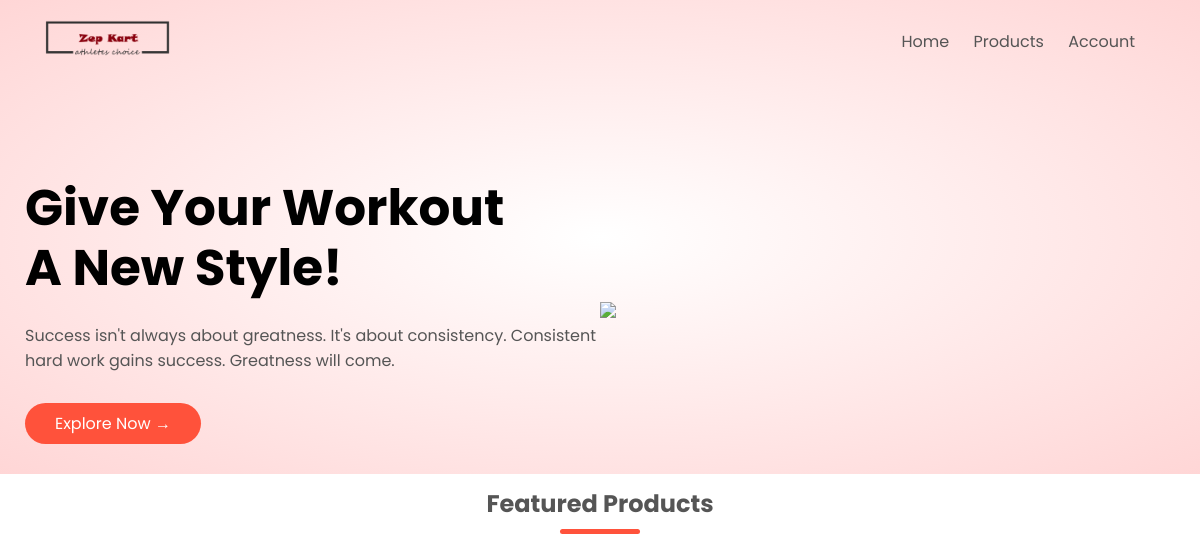
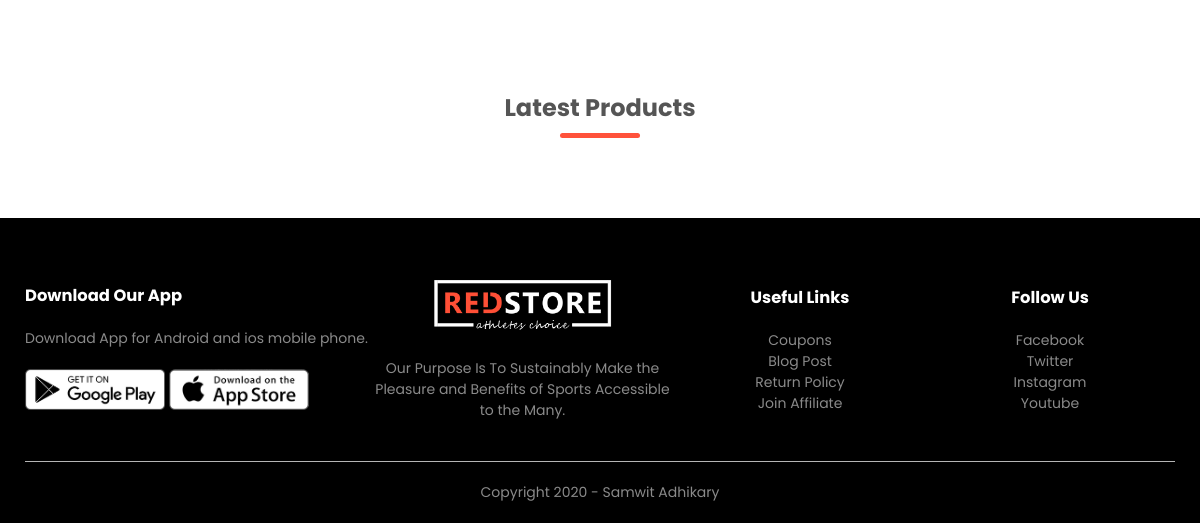
Before: / with the older database file (2 pictures, top to bottom).
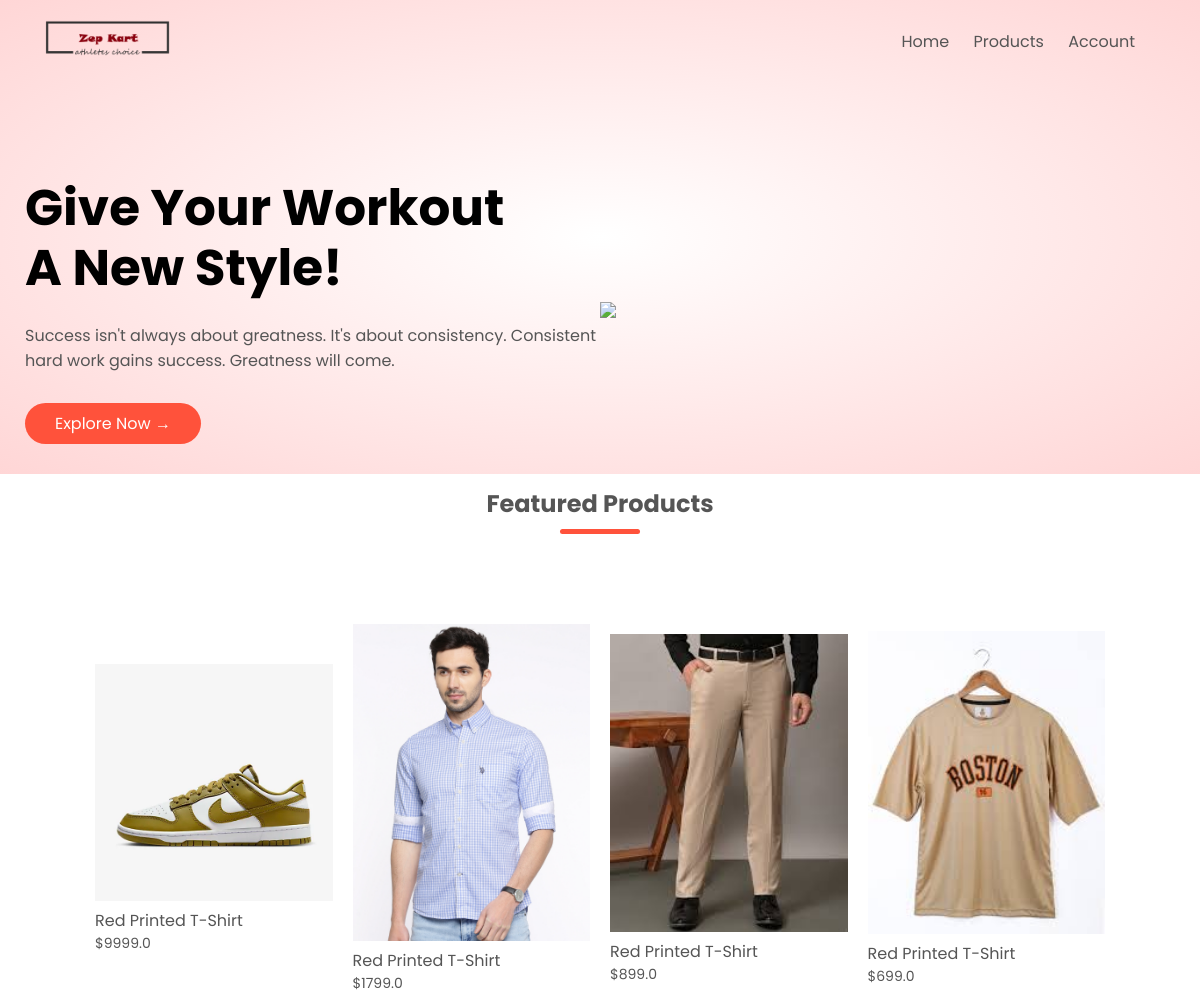
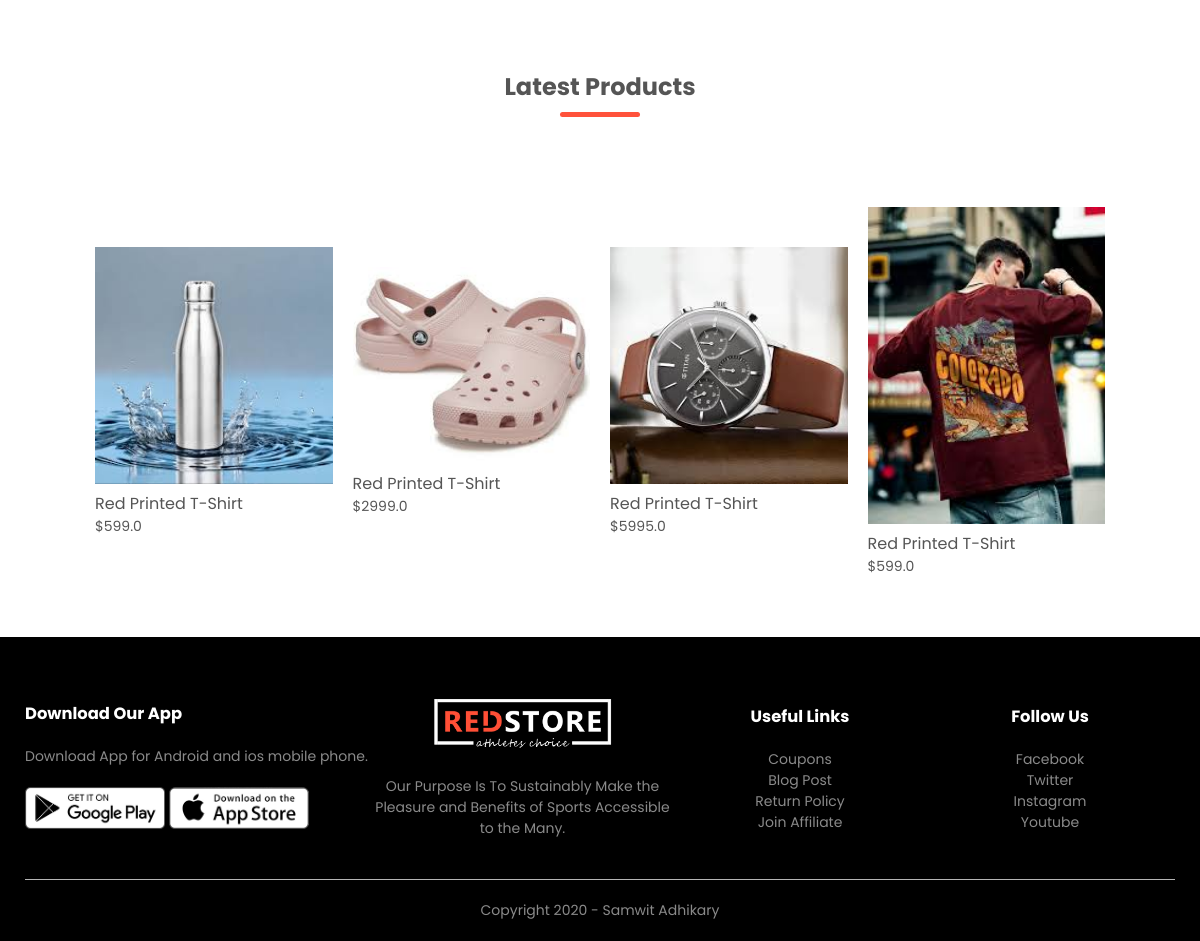
After: the same page with the newer database file (2 pictures, top to bottom).
### products/models.py (models this page shows, shortened)
class Product(models.Model):
    LIVE=1
    DELETE=0
    DELETE_CHOICES=((LIVE,'Live'),(DELETE,'Delete'))
    title=models.CharField(max_length=200)
    price=models.FloatField()
    description=models.TextField()
    image=models.ImageField(upload_to='media/')
    priority=models.IntegerField(default=0)
    delete_status=models.IntegerField(choices=DELETE_CHOICES,default=LIVE)
    created_at=models.DateTimeField(auto_now_add=True)
    updated_at=models.DateTimeField(auto_now_add=True)

### products/views.py (the view)
# urls.py: path('',views.index,name='home'),
def index(request):
    featured_products=Product.objects.order_by('priority')[:4]
    latest_products=Product.objects.order_by('-id')[:4]
    context={
        'featured_products':featured_products,
        'latest_products':latest_products
    }
    return render(request,'index.html',context)

### templates/index.html
{% extends 'blank_layout.html' %}
{% block banner %}
            {% include 'banner_layout.html'%}
{% endblock banner %}
{% block content %}
    {% include 'home_page_content.html'%}
{% endblock content %}

### templates/home_page_content.html
{% load static %}
    <div class="small-container">
        <h2 class="title">Featured Products</h2>
        <div class="row">
            {% for product in featured_products %}
            <div class="col-4">
                <a href="{% url 'detail_product' product.id %}"> <img src="{{product.image.url}}"></a>
                <h4>Red Printed T-Shirt</h4>
                <p>${{product.price}}</p>
            </div>
          {% endfor %}
        </div>
        <h2 class="title">Latest Products</h2>
        <div class="row">
            {% for product in latest_products %}
            <div class="col-4">
                <a href="{% url 'detail_product' product.id %}"> <img src="{{product.image.url}}"></a>
                <h4>Red Printed T-Shirt</h4>
                <p>${{product.price}}</p>
            </div>
          {% endfor %}
        </div>
    </div>

Changed rows visible on the page:
added Product: image (picture), price "9999.0", shown under "Featured Products"
added Product: image (picture), price "1799.0", shown under "Featured Products"
added Product: image (picture), price "899.0", shown under "Featured Products"
added Product: image (picture), price "699.0", shown under "Featured Products"
added Product: image (picture), price "599.0", shown under "Latest Products"
added Product: image (picture), price "2999.0", shown under "Latest Products"
added Product: image (picture), price "5995.0", shown under "Latest Products"
added Product: image (picture), price "599.0", shown under "Latest Products"
